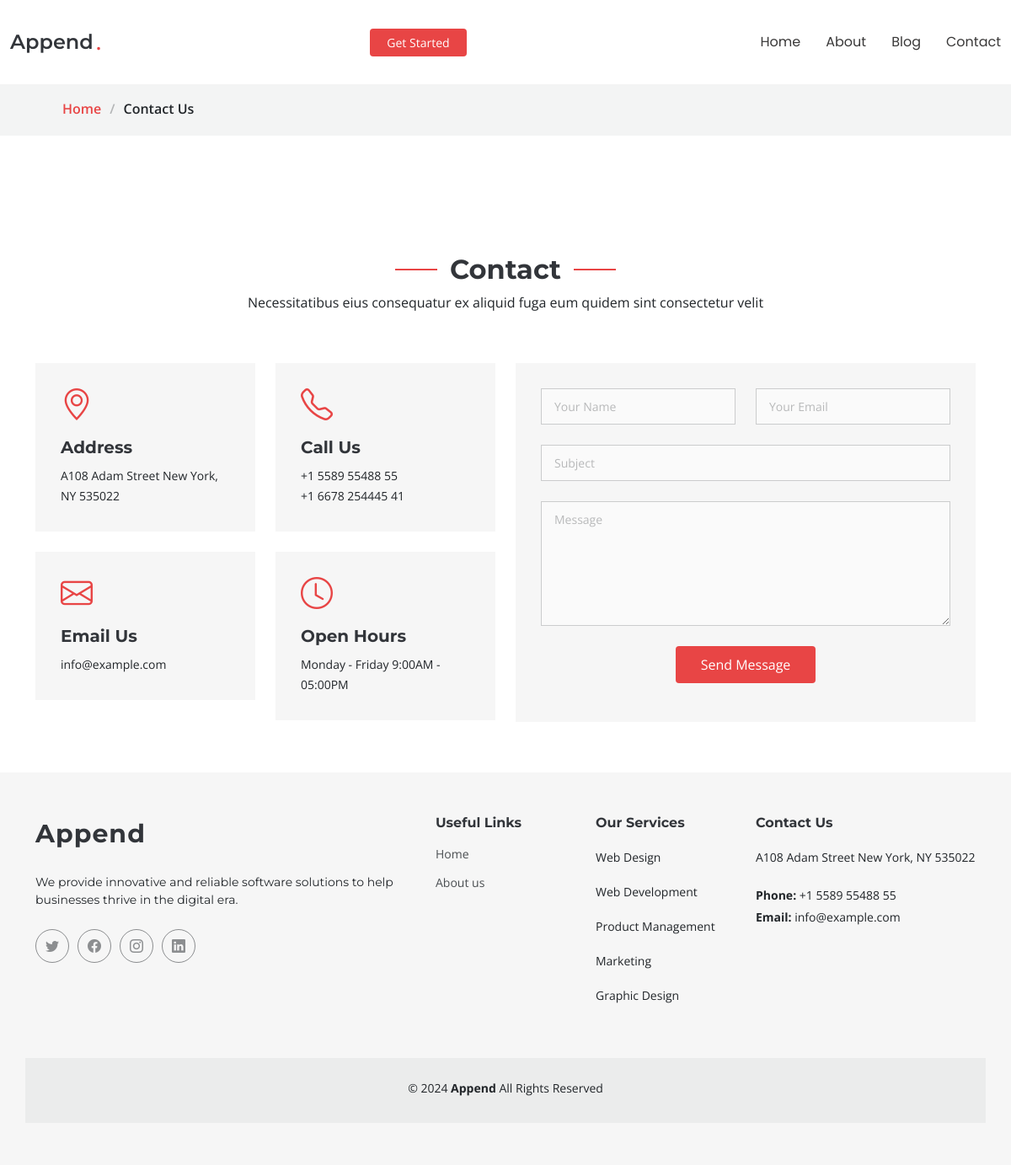
The app's page /contact-us, older data.
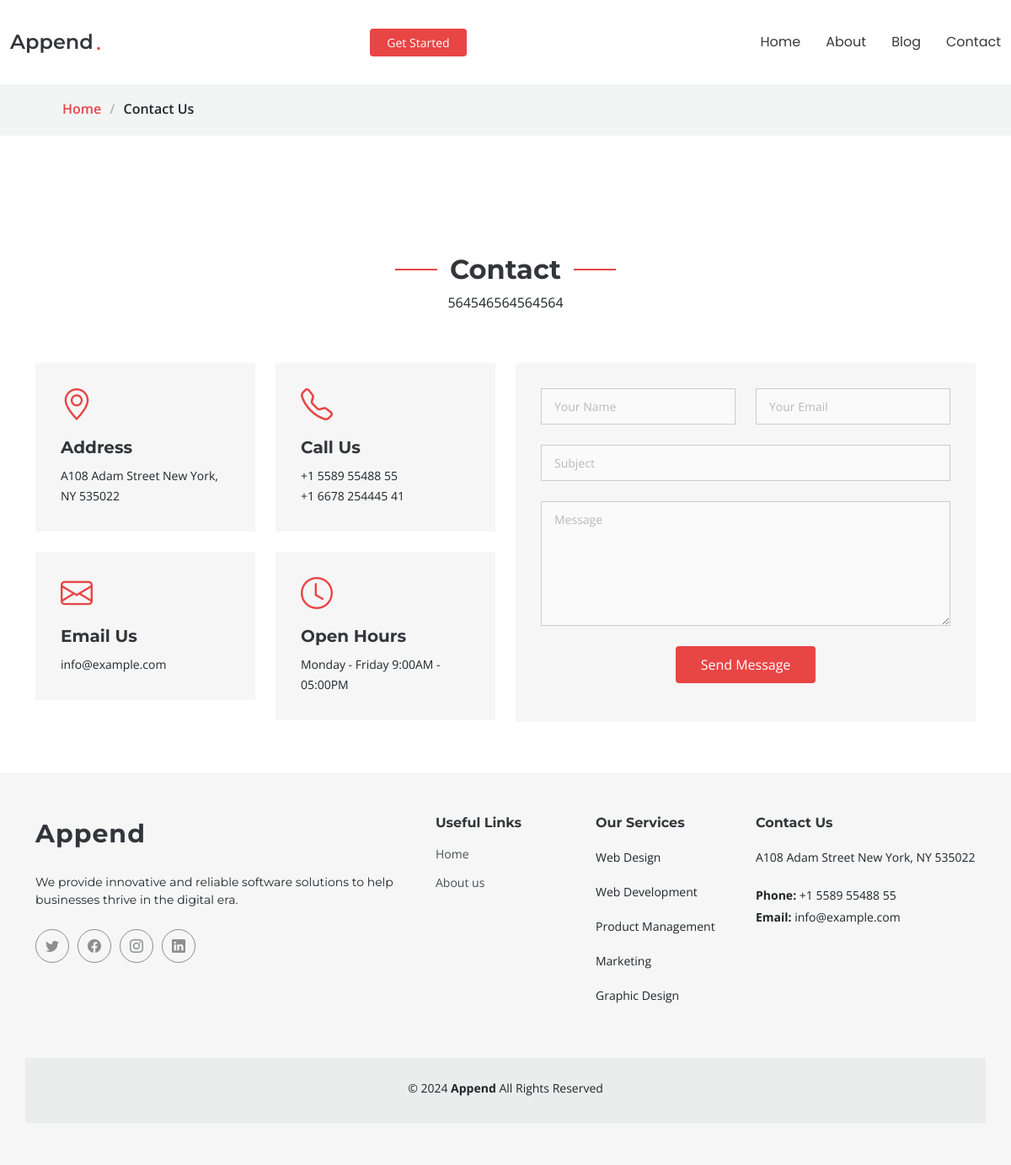
The same page, newer data.
### static_app/models.py (models this page shows)
class Heading(models.Model):
    services = models.TextField(max_length=250, null=True, blank=True)
    portfolio = models.TextField(max_length=250, null=True, blank=True)
    faq = models.TextField(max_length=250, null=True, blank=True)
    team = models.TextField(max_length=250, null=True, blank=True)
    call_to_action = models.TextField(max_length=250, null=True, blank=True)
    testimonials = models.TextField(max_length=250, null=True, blank=True)
    recent_posts = models.TextField(max_length=250, null=True, blank=True)
    contact = models.TextField(max_length=250, null=True, blank=True)

### static_app/views.py (the view, shortened to what this page needs)
# urls.py: path('contact-us', views.ContactUS, name='contact_us'),
def ContactUS(request):
    template_name="web/contact-us.html"
    heading=Heading.objects.get(id=1)
    costomer_service=CustomerService.objects.get(id=1)
    return render(request, template_name,{'costomer_service':costomer_service,'heading':heading})

### templates/web/contact-us.html (shortened to what this page needs)
{% extends 'web/base/base.html' %}
{% load static %}
{% block content %}
{% include 'web/base/header.html'%}
<body class="services-details-page">
  <main class="main">
    <div class="page-title mt-3" data-aos="fade">
      <div class="heading">
        <nav class="breadcrumbs">
            <div class="container">
            <ol>
                <li><a href="{% url 'home' %}">Home</a></li>
                <li class="current">Contact Us</li>
            </ol>
            </div>
        </nav>
      </div>
    </div>
    <section id="contact" style="" class="contact section">
      <div class="container section-title" data-aos="fade-up">
        <h2>Contact</h2>
        <p>{{heading.contact}}</p>
      </div>
      <div class="container" data-aos="fade-up" data-aos-delay="100">
        <div class="row gy-4">
          <div class="col-lg-6">
            <div class="row gy-4">
              <div class="col-md-6">
                <div class="info-item" data-aos="fade" data-aos-delay="200">
                  <i class="bi bi-geo-alt"></i>
                  <h3>Address</h3>
                  <p>{{costomer_service.address}}</p>
                </div>
              </div>
              <div class="col-md-6">
                <div class="info-item" data-aos="fade" data-aos-delay="300">
                  <i class="bi bi-telephone"></i>
                  <h3>Call Us</h3>
                  <p>{{costomer_service.tollfree1}}</p>
                  <p>{{costomer_service.tollfree2}}</p>
                </div>
              </div>
              <div class="col-md-6">
                <div class="info-item" data-aos="fade" data-aos-delay="400">
                  <i class="bi bi-envelope"></i>
                  <h3>Email Us</h3>
                  <p>{{costomer_service.email}}</p>
                </div>
              </div>
              <div class="col-md-6">
                <div class="info-item" data-aos="fade" data-aos-delay="500">
                  <i class="bi bi-clock"></i>
                  <h3>Open Hours</h3>
                  <p>{{costomer_service.servicehours}}</p>
                </div>
              </div>
            </div>
          </div>
          <div class="col-lg-6">
            <form action="{% url 'contact_us' %}" method="POST" class="email-form" data-aos="fade-up" data-aos-delay="200">
              <div class="row gy-4">
                <div class="col-md-6">
                  <input type="text" name="name" class="form-control" placeholder="Your Name" required="">
                </div>
                <div class="col-md-6 ">
                  <input type="email" class="form-control" name="email" placeholder="Your Email" >
                </div>
                <div class="col-md-12">
                  <input type="text" class="form-control" name="subject" placeholder="Subject" required="">
                </div>
                <div class="col-md-12">
                  <textarea class="form-control" name="message" rows="6" placeholder="Message" required=""></textarea>
                </div>
                <div class="col-md-12 text-center">
                  <button type="submit">Send Message</button>
                </div>
              </div>
            </form>
          </div>
        </div>
      </div>
    </section>
  </main>
</body>
{% include 'web/base/footer.html' %}
{% endblock content %}

Row changes from the older to the newer data that the page shows:
changed Heading: contact "Necessitatibus eius consequatur ex aliquid fuga eum quidem sint consectetur velit" → "564546564564564"
